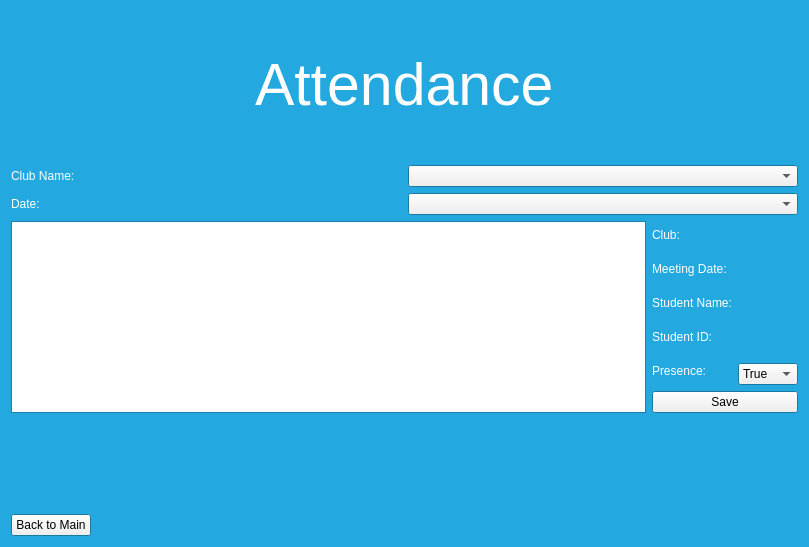
<?xml version="1.0" encoding="UTF-8"?>
<ui version="4.0">
 <class>president_ViewClubAttendance</class>
 <widget class="QDialog" name="president_ViewClubAttendance">
  <property name="geometry">
   <rect>
    <x>0</x>
    <y>0</y>
    <width>809</width>
    <height>547</height>
   </rect>
  </property>
  <property name="palette">
   <palette>
    <active>
     <colorrole role="Base">
      <brush brushstyle="SolidPattern">
       <color alpha="255">
        <red>255</red>
        <green>255</green>
        <blue>255</blue>
       </color>
      </brush>
     </colorrole>
     <colorrole role="Window">
      <brush brushstyle="SolidPattern">
       <color alpha="255">
        <red>35</red>
        <green>168</green>
        <blue>224</blue>
       </color>
      </brush>
     </colorrole>
    </active>
    <inactive>
     <colorrole role="Base">
      <brush brushstyle="SolidPattern">
       <color alpha="255">
        <red>255</red>
        <green>255</green>
        <blue>255</blue>
       </color>
      </brush>
     </colorrole>
     <colorrole role="Window">
      <brush brushstyle="SolidPattern">
       <color alpha="255">
        <red>35</red>
        <green>168</green>
        <blue>224</blue>
       </color>
      </brush>
     </colorrole>
    </inactive>
    <disabled>
     <colorrole role="Base">
      <brush brushstyle="SolidPattern">
       <color alpha="255">
        <red>35</red>
        <green>168</green>
        <blue>224</blue>
       </color>
      </brush>
     </colorrole>
     <colorrole role="Window">
      <brush brushstyle="SolidPattern">
       <color alpha="255">
        <red>35</red>
        <green>168</green>
        <blue>224</blue>
       </color>
      </brush>
     </colorrole>
    </disabled>
   </palette>
  </property>
  <property name="windowTitle">
   <string>Haig Network</string>
  </property>
  <layout class="QHBoxLayout" name="horizontalLayout_7">
   <item>
    <layout class="QVBoxLayout" name="verticalLayout_5">
     <item>
      <layout class="QVBoxLayout" name="verticalLayout_4">
       <item>
        <spacer name="verticalSpacer">
         <property name="orientation">
          <enum>Qt::Vertical</enum>
         </property>
         <property name="sizeHint" stdset="0">
          <size>
           <width>20</width>
           <height>40</height>
          </size>
         </property>
        </spacer>
       </item>
       <item>
        <layout class="QHBoxLayout" name="horizontalLayout_2">
         <item>
          <spacer name="horizontalSpacer">
           <property name="orientation">
            <enum>Qt::Horizontal</enum>
           </property>
           <property name="sizeHint" stdset="0">
            <size>
             <width>40</width>
             <height>20</height>
            </size>
           </property>
          </spacer>
         </item>
         <item>
          <widget class="QLabel" name="label_4">
           <property name="font">
            <font>
             <family>Helvetica Neue</family>
             <pointsize>44</pointsize>
             <weight>50</weight>
             <bold>false</bold>
             <underline>false</underline>
            </font>
           </property>
           <property name="autoFillBackground">
            <bool>false</bool>
           </property>
           <property name="text">
            <string>&lt;html&gt;&lt;head/&gt;&lt;body&gt;&lt;p&gt;&lt;span style=&quot; color:#ffffff;&quot;&gt;Attendance&lt;/span&gt;&lt;/p&gt;&lt;/body&gt;&lt;/html&gt;</string>
           </property>
           <property name="textFormat">
            <enum>Qt::RichText</enum>
           </property>
          </widget>
         </item>
         <item>
          <spacer name="horizontalSpacer_2">
           <property name="orientation">
            <enum>Qt::Horizontal</enum>
           </property>
           <property name="sizeHint" stdset="0">
            <size>
             <width>40</width>
             <height>20</height>
            </size>
           </property>
          </spacer>
         </item>
        </layout>
       </item>
       <item>
        <spacer name="verticalSpacer_2">
         <property name="orientation">
          <enum>Qt::Vertical</enum>
         </property>
         <property name="sizeHint" stdset="0">
          <size>
           <width>20</width>
           <height>40</height>
          </size>
         </property>
        </spacer>
       </item>
       <item>
        <layout class="QHBoxLayout" name="horizontalLayout_4">
         <item>
          <widget class="QLabel" name="label_ClubName">
           <property name="text">
            <string>&lt;html&gt;&lt;head/&gt;&lt;body&gt;&lt;p&gt;&lt;span style=&quot; color:#ffffff;&quot;&gt;Club Name:&lt;/span&gt;&lt;/p&gt;&lt;/body&gt;&lt;/html&gt;</string>
           </property>
          </widget>
         </item>
         <item>
          <widget class="QComboBox" name="comboBox_ClubChoice"/>
         </item>
        </layout>
       </item>
       <item>
        <layout class="QHBoxLayout" name="horizontalLayout_6">
         <item>
          <widget class="QLabel" name="label_Date">
           <property name="text">
            <string>&lt;html&gt;&lt;head/&gt;&lt;body&gt;&lt;p&gt;&lt;span style=&quot; color:#ffffff;&quot;&gt;Date:&lt;/span&gt;&lt;/p&gt;&lt;/body&gt;&lt;/html&gt;</string>
           </property>
          </widget>
         </item>
         <item>
          <widget class="QComboBox" name="comboBox_DateChoice"/>
         </item>
        </layout>
       </item>
      </layout>
     </item>
     <item>
      <layout class="QHBoxLayout" name="horizontalLayout_5">
       <item>
        <widget class="QTableView" name="tableView_ClubAttendance"/>
       </item>
       <item>
        <layout class="QVBoxLayout" name="verticalLayout_3">
         <item>
          <layout class="QHBoxLayout" name="horizontalLayout">
           <item>
            <layout class="QVBoxLayout" name="verticalLayout">
             <item>
              <widget class="QLabel" name="label_ClubID">
               <property name="text">
                <string>&lt;html&gt;&lt;head/&gt;&lt;body&gt;&lt;p&gt;&lt;span style=&quot; color:#ffffff;&quot;&gt;Club:&lt;/span&gt;&lt;/p&gt;&lt;/body&gt;&lt;/html&gt;</string>
               </property>
              </widget>
             </item>
             <item>
              <widget class="QLabel" name="label_MeetingID">
               <property name="text">
                <string>&lt;html&gt;&lt;head/&gt;&lt;body&gt;&lt;p&gt;&lt;span style=&quot; color:#ffffff;&quot;&gt;Meeting Date:&lt;/span&gt;&lt;/p&gt;&lt;/body&gt;&lt;/html&gt;</string>
               </property>
              </widget>
             </item>
             <item>
              <widget class="QLabel" name="label_StudentName">
               <property name="text">
                <string>&lt;html&gt;&lt;head/&gt;&lt;body&gt;&lt;p&gt;&lt;span style=&quot; color:#ffffff;&quot;&gt;Student Name:&lt;/span&gt;&lt;/p&gt;&lt;/body&gt;&lt;/html&gt;</string>
               </property>
              </widget>
             </item>
             <item>
              <widget class="QLabel" name="label_StudentID">
               <property name="text">
                <string>&lt;html&gt;&lt;head/&gt;&lt;body&gt;&lt;p&gt;&lt;span style=&quot; color:#ffffff;&quot;&gt;Student ID:&lt;/span&gt;&lt;/p&gt;&lt;/body&gt;&lt;/html&gt;</string>
               </property>
              </widget>
             </item>
             <item>
              <widget class="QLabel" name="label_Presence">
               <property name="text">
                <string>&lt;html&gt;&lt;head/&gt;&lt;body&gt;&lt;p&gt;&lt;span style=&quot; color:#ffffff;&quot;&gt;Presence:&lt;/span&gt;&lt;/p&gt;&lt;/body&gt;&lt;/html&gt;</string>
               </property>
              </widget>
             </item>
            </layout>
           </item>
           <item>
            <layout class="QVBoxLayout" name="verticalLayout_2">
             <item>
              <widget class="QLabel" name="label_CurrentClubID">
               <property name="text">
                <string/>
               </property>
              </widget>
             </item>
             <item>
              <widget class="QLabel" name="label_CurrentMeetingID">
               <property name="text">
                <string/>
               </property>
              </widget>
             </item>
             <item>
              <widget class="QLabel" name="label_CurrentStudentName">
               <property name="text">
                <string/>
               </property>
              </widget>
             </item>
             <item>
              <widget class="QLabel" name="label_CurrentStudentID">
               <property name="text">
                <string/>
               </property>
              </widget>
             </item>
             <item>
              <widget class="QComboBox" name="comboBox_PresenceStatus">
               <item>
                <property name="text">
                 <string>True</string>
                </property>
               </item>
               <item>
                <property name="text">
                 <string>False</string>
                </property>
               </item>
              </widget>
             </item>
            </layout>
           </item>
          </layout>
         </item>
         <item>
          <widget class="QPushButton" name="pushButton_Save">
           <property name="text">
            <string>Save</string>
           </property>
           <property name="autoDefault">
            <bool>false</bool>
           </property>
          </widget>
         </item>
        </layout>
       </item>
      </layout>
     </item>
     <item>
      <spacer name="verticalSpacer_3">
       <property name="orientation">
        <enum>Qt::Vertical</enum>
       </property>
       <property name="sizeHint" stdset="0">
        <size>
         <width>20</width>
         <height>40</height>
        </size>
       </property>
      </spacer>
     </item>
     <item>
      <layout class="QHBoxLayout" name="horizontalLayout_3">
       <item>
        <widget class="QPushButton" name="pushButton_Back">
         <property name="text">
          <string>Back to Main</string>
         </property>
         <property name="autoDefault">
          <bool>false</bool>
         </property>
        </widget>
       </item>
       <item>
        <spacer name="horizontalSpacer_3">
         <property name="orientation">
          <enum>Qt::Horizontal</enum>
         </property>
         <property name="sizeHint" stdset="0">
          <size>
           <width>40</width>
           <height>20</height>
          </size>
         </property>
        </spacer>
       </item>
      </layout>
     </item>
    </layout>
   </item>
  </layout>
 </widget>
 <resources/>
 <connections/>
</ui>
